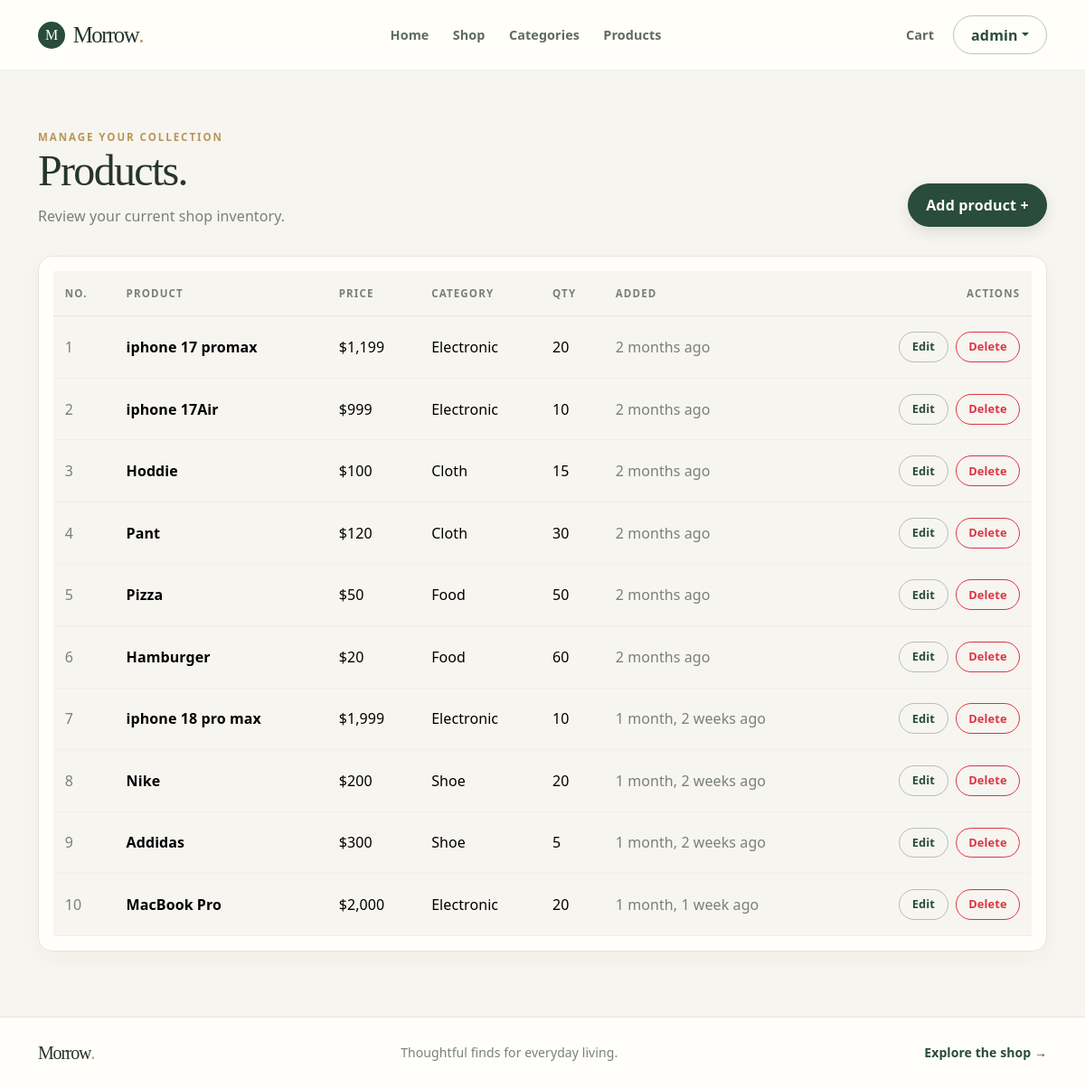
The app's page /product_list/ (signed in) with its own data.
### apps/products/models.py (models this page shows, shortened)
class ProductModel(models.Model):
    title = models.CharField(max_length = 255)
    price = models.IntegerField()
    qty = models.IntegerField()
    image = models.ImageField(upload_to="products/", blank=True, null=True)
    description = models.TextField()
    category = models.ForeignKey(CategoryModel, on_delete=models.SET_NULL, blank=True, null=True)
    created_at = models.DateTimeField(auto_now_add = True)
    updated_at = models.DateTimeField(auto_now = True)

### apps/categories/models.py (models this page shows)
class CategoryModel(models.Model):
    name = models.CharField(max_length = 255)
    created_at = models.DateTimeField(auto_now_add = True)
    updated_at = models.DateTimeField(auto_now = True)
    def __str__(self):
        return self.name

### views/product_views.py (the view)
# urls.py: path("product_list/",  product_views.product_list, name="pl"),
@login_required
@permission_required("products.view_productmodel", raise_exception=True)
def product_list(request):
    product = ProductModel.objects.all()
    context = {
        "product_key" : product
    }
    return render(request, "product_list.html", context)

### templates/product_list.html (shortened to what this page needs)
{% extends 'layouts/base.html' %}
{% load humanize %}
{% block body %}
<main class="container page-shell">
    <div class="page-heading d-flex flex-column flex-sm-row align-items-sm-end justify-content-between gap-3">
        <div><span class="eyebrow">Manage your collection</span>
            <h1 class="section-title">Products.</h1>
            <p class="text-muted mb-0">Review your current shop inventory.</p>
        </div>
        {% if perms.products.add_productmodel %}
        <a href="{% url 'pc' %}" class="btn btn-brand">Add product <span aria-hidden="true">+</span></a>
        {% endif %}
    </div>
    <div class="surface-card table-responsive p-2 p-md-3">
        <table class="table align-middle admin-table mb-0">
            <thead>
                <tr>
                    <th scope="col">No.</th>
                    <th scope="col">Product</th>
                    <th scope="col">Price</th>
                    <th scope="col">Category</th>
                    <th scope="col">Qty</th>
                    <th scope="col">Added</th>
                    <th scope="col" class="text-end">Actions</th>
                </tr>
            </thead>
            <tbody>
                {% for i in product_key %}<tr>
                    <td class="text-muted">{{forloop.counter}}</td>
                    <td class="fw-semibold">{{i.title}}</td>
                    <td>${{i.price|intcomma}}</td>
                    <td>{{i.category|default:"—"}}</td>
                    <td>{{i.qty}}</td>
                    <td class="text-muted">{{i.created_at|naturaltime}}</td>
                    <td class="text-end">
                        <div class="d-inline-flex gap-2">
                            {% if perms.products.change_productmodel %}
                            <a href="{% url 'pu' i.id %}" class="btn btn-sm btn-outline-brand">Edit</a>
                            {% endif %}
                            {% if perms.products.delete_productmodel %}
                            <a href="{% url 'pd' i.id %}" class="btn btn-sm btn-outline-danger">Delete</a>
                            {% endif %}
                        </div>
                    </td>
                </tr>
                {% empty %}
                <tr>
                    <td colspan="7" class="text-center text-muted py-5">No products yet. Add your first product to bring
                        the shop to life.</td>
                </tr>
                {% endfor %}
            </tbody>
        </table>
    </div>
</main>
{% endblock %}

### templates/layouts/header.html (shortened to what this page needs)
<nav class="navbar navbar-expand-lg site-navbar sticky-top">
    <div class="container">
        <a class="navbar-brand" href="{% url 'index' %}">
            <span class="brand-mark">M</span> Morrow<span class="brand-period">.</span>
        </a>
        <div class="collapse navbar-collapse" id="siteNavigation">
            <ul class="navbar-nav mx-auto align-items-lg-center">
                <li class="nav-item">
                    <a class="nav-link" href="{% url 'index' %}">Home</a>
                </li>
                <li class="nav-item">
                    <a class="nav-link" href="{% url 'shop' %}">Shop</a>
                </li>
                {% if perms.categories.view_categorymodel %}
                <li class="nav-item">
                    <a class="nav-link" href="{% url 'cl' %}">Categories</a>
                </li>
                {% endif %}
                {% if perms.products.view_productmodel %}
                <li class="nav-item">
                    <a class="nav-link" href="{% url 'pl' %}">Products</a>
                </li>
                {% endif %}
            </ul>
            <div class="navbar-actions d-flex align-items-center gap-2">
                {% if user.is_authenticated %}
                <a class="nav-link cart-link" href="{% url 'cart' %}">Cart</a>
                <div class="dropdown">
                    <button class="btn btn-outline-brand dropdown-toggle" type="button" data-bs-toggle="dropdown" aria-expanded="false">{{user.username}}</button>
                </div>
                {% else %}
                <a class="nav-link" href="{% url 'ul' %}">Log in</a>
                <a class="btn btn-brand btn-sm px-3" href="{% url 'ur' %}">Create account</a>
                {% endif %}
            </div>
        </div>
    </div>
</nav>

### static/css/site.css (style rules this page uses)
:root { --morrow-cream: #f7f5ef; --morrow-paper: #fffefa; --morrow-ink: #26352c; --morrow-green: #294c3c; --morrow-green-dark: #203b2f; --morrow-sage: #e7ece4; --morrow-gold: #b99555; --morrow-muted: #788178; --morrow-border: #e7e5dc; --bs-body-bg: var(--morrow-cream); --bs-body-color: var(--morrow-ink); --bs-primary: var(--morrow-green); --bs-primary-rgb: 41, 76, 60; --bs-link-color: var(--morrow-green); --bs-link-hover-color: var(--morrow-green-dark); --bs-border-color: var(--morrow-border); --bs-font-sans-serif: 'Avenir Next', Avenir, 'Segoe UI', sans-serif; }
html { min-height: 100%; }
body { min-height: 100vh; display: flex; flex-direction: column; background: var(--morrow-cream); color: var(--morrow-ink); font-family: var(--bs-font-sans-serif); letter-spacing: .005em; }
body > nav + .toast-container ~ main, body > main { flex: 1 0 auto; }
main { flex: 1 0 auto; }
a { color: var(--morrow-green); }
.text-muted { color: var(--morrow-muted) !important; }
h1, h2, h3, h4, h5, .display-title, .section-title { font-family: Georgia, 'Times New Roman', serif; font-weight: 400; letter-spacing: -.035em; color: var(--morrow-ink); }
.section-title { font-size: clamp(2.2rem, 4vw, 3.15rem); line-height: 1.12; margin-bottom: .7rem; }
.eyebrow { display: inline-flex; align-items: center; gap: .6rem; color: var(--morrow-gold); font-size: .72rem; font-weight: 700; letter-spacing: .17em; text-transform: uppercase; }
.site-navbar { z-index: 1030; min-height: 78px; background: rgba(255, 254, 250, .94); border-bottom: 1px solid rgba(41, 76, 60, .09); backdrop-filter: blur(14px); }
.navbar-brand, .footer-brand { display: inline-flex; align-items: center; gap: .55rem; color: var(--morrow-ink); font-family: Georgia, 'Times New Roman', serif; font-size: 1.55rem; letter-spacing: -.06em; }
.brand-mark { display: inline-grid; width: 30px; height: 30px; place-items: center; border-radius: 50%; background: var(--morrow-green); color: white; font-family: Georgia, serif; font-size: 1rem; letter-spacing: 0; }
.brand-period { color: var(--morrow-gold); margin-left: -.55rem; }
.navbar-nav { gap: .65rem; }
.site-navbar .nav-link { color: #5f6b62; font-size: .9rem; font-weight: 550; padding: .65rem .8rem; }
.navbar-actions { padding: .4rem 0; }
.btn { border-radius: 999px; font-weight: 600; letter-spacing: .01em; padding: .68rem 1.2rem; transition: transform .18s ease, background-color .18s ease, box-shadow .18s ease; }
.btn.btn-sm { padding: .4rem .85rem; font-size: .8rem; }
.btn-brand { background: var(--morrow-green); border: 1px solid var(--morrow-green); color: #fffefa; box-shadow: 0 6px 15px rgba(32, 59, 47, .12); }
.btn-outline-brand { color: var(--morrow-green); border: 1px solid rgba(41, 76, 60, .32); background: transparent; }
.navbar-actions .btn { padding-top: .52rem; padding-bottom: .52rem; }
.btn-outline-danger { border-radius: 999px; }
.page-shell { padding-top: clamp(2.5rem, 5vw, 4.4rem); padding-bottom: clamp(3rem, 6vw, 5rem); }
.page-heading { margin-bottom: 2rem; }
.surface-card, .summary-card { border: 1px solid var(--morrow-border); border-radius: 1rem; background: var(--morrow-paper); box-shadow: 0 8px 25px rgba(34, 48, 38, .035); }
.cart-table th, .admin-table th { padding: 1rem .8rem; border-bottom-color: var(--morrow-border); color: #778077; font-size: .72rem; font-weight: 700; letter-spacing: .1em; text-transform: uppercase; white-space: nowrap; }
.cart-table td, .admin-table td { padding: 1.05rem .8rem; border-color: #efeee8; }

### records on screen
ProductModel: title "iphone 17 promax", price "1,199", category "Electronic", qty "20", created_at "2 months ago"
ProductModel: title "iphone 17Air", price "999", category "Electronic", qty "10", created_at "2 months ago"
ProductModel: title "Hoddie", price "100", category "Cloth", qty "15", created_at "2 months ago"
ProductModel: title "Pant", price "120", category "Cloth", qty "30", created_at "2 months ago"
ProductModel: title "Pizza", price "50", category "Food", qty "50", created_at "2 months ago"
ProductModel: title "Hamburger", price "20", category "Food", qty "60", created_at "2 months ago"
ProductModel: title "iphone 18 pro max", price "1,999", category "Electronic", qty "10", created_at "1 month, 2 weeks ago"
ProductModel: title "Nike", price "200", category "Shoe", qty "20", created_at "1 month, 2 weeks ago"
ProductModel: title "Addidas", price "300", category "Shoe", qty "5", created_at "1 month, 2 weeks ago"
ProductModel: title "MacBook Pro", price "2,000", category "Electronic", qty "20", created_at "1 month, 1 week ago"

### other values on screen
{{ user.username }} "admin"
